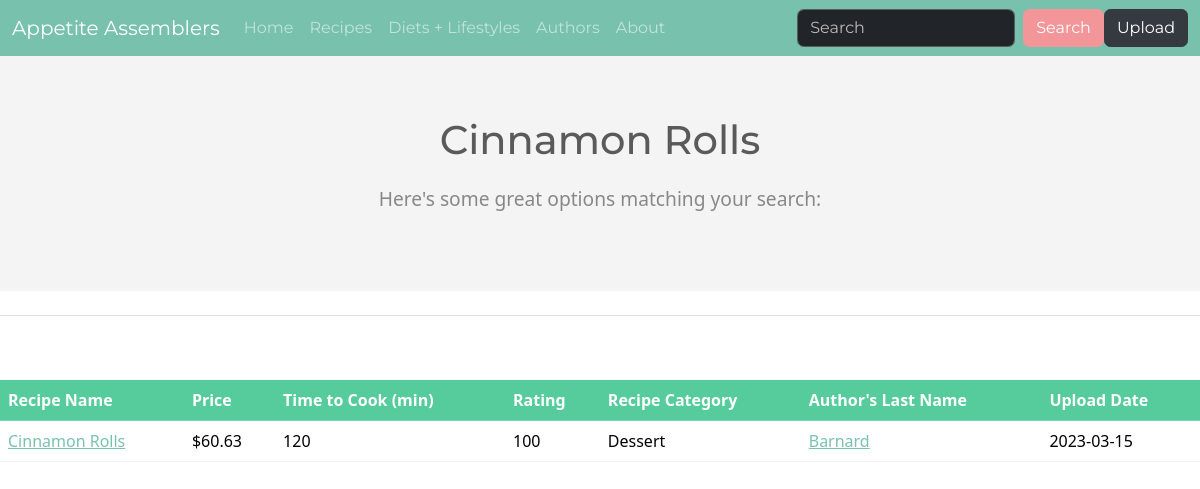
/search.php?s=Cinnamon Rolls, run on the app's committed database.
### tables this page shows
CREATE TABLE RECIPES( 
    Recipe_id           INT             NOT NULL, 
    Recipe_name         VARCHAR(50)     NOT NULL, 
    Recipe_category     VARCHAR(50), 
    Recipe_price        DECIMAL(10,2)   DEFAULT 0.00 NOT NULL, 
    Recipe_author       INT            NOT NULL, 
    Recipe_rating       INT             DEFAULT 100 NOT NULL, 
    Recipe_mintocook    INT             DEFAULT 0 NOT NULL, 
    Recipe_uploaddate   DATE            NOT NULL, 
    PRIMARY KEY (Recipe_id), 
    CONSTRAINT CheckRecipePrice CHECK (Recipe_price  >= 0.00), 
    CONSTRAINT CheckRatingRange CHECK  (Recipe_rating  >= 0 AND Recipe_rating <= 100), 
    CONSTRAINT CheckMinToCook CHECK (Recipe_mintocook >= 0), 
    FOREIGN KEY (Recipe_author) REFERENCES USERS(User_id) 
        ON DELETE CASCADE 
        ON UPDATE CASCADE 
);

CREATE TABLE USERS( 
    User_id             INT             NOT NULL, 
    User_fname          VARCHAR(50)     NOT NULL, 
    User_lname          VARCHAR(50)     NOT NULL, 
    User_email          VARCHAR(255)    UNIQUE NOT NULL, 
    User_joindate       DATE            NOT NULL, 
    PRIMARY KEY (User_id) 
);

### search.php (the view, shortened to what this page needs)
<!DOCTYPE html>
<html lang="en">
    <head>
        <link rel="stylesheet" href="bootstrap.min.css">
    </head>
    <body>
        <nav class="navbar navbar-expand-lg bg-primary" data-bs-theme="dark">
            <div class="container-fluid">
                <a class="navbar-brand" href="index.php">Appetite Assemblers</a>
                <div class="collapse navbar-collapse" id="navbarColor01">
                    <ul class="navbar-nav me-auto">
                        <li class="nav-item">
                            <a class="nav-link" href="index.php">Home</a>
                        </li>
                        <li class="nav-item">
                            <a class="nav-link" href="recipes.php">Recipes</a>
                        </li>
                        <li class="nav-item">
                            <a class="nav-link" href="restrictions.php">Diets + Lifestyles</a>
                        </li>
                        <li class="nav-item">
                            <a class="nav-link" href="authors.php">Authors</a>
                        </li>
                        <li class="nav-item">
                            <a class="nav-link" href="about.php">About</a>
                        </li>
                    </ul>
                    <form class="d-flex" action="search.php" method="get">
                        <input class="form-control me-sm-2" type="search" name="s" placeholder="Search">
                        <button class="btn btn-secondary my-2 my-sm-0" type="submit">Search</button>
                    </form>
                    <button class="btn btn-dark my-2 my-sm-0" onclick="window.location.href = 'upload.php';">Upload</button>
                </div>
            </div>
        </nav>
        <div class="jumbotron">
            <div class="search-section">
                <div class="search-content">
                    <h1 class="search-title" id="search-title">No Recipes Found with Query</h1>
                    <p class="search-text">
                        Here's some great options matching your search:
                    </p>
                </div>
            </div>
            <hr class="my-4">
            <form method="GET" action="search.php">
                <?php
                $connection = mysqli_connect(DBHOST, DBUSER, DBPASS, DBNAME);
                ?>
                <?php
                if ($_SERVER["REQUEST_METHOD"] == "GET")
                {
                    if (isset($_GET['s']) )
                    {
                ?>
                <p>&nbsp;</p>
                <table class="table table-hover">
                    <thead>
                        <tr class="table-success">
                            <th scope="col">Recipe Name</th>
                            <th scope="col">Price</th>
                            <th scope="col">Time to Cook (min)</th>
                            <th scope="col">Rating</th>
                            <th scope="col">Recipe Category</th>
                            <th scope="col">Author's Last Name</th>
                            <th scope="col">Upload Date</th>
                        </tr>
                    </thead>
                    <?php
                        $sql = "SELECT *
                            FROM RECIPES
                            LEFT JOIN USERS ON Recipe_author = User_id
                            WHERE Recipe_name LIKE '%{$_GET['s']}%'
                            ORDER BY recipe_name ASC";
                        if ($result = mysqli_query($connection, $sql))
                        {
                            while($row = mysqli_fetch_assoc($result))
                            {
                    ?>
                    <tr>
                        <td><a href="ingredients.php?id=<?php echo $row['Recipe_id']; ?>"><?php echo $row['Recipe_name']; ?></a></td>
                        <td><?php echo '$' . $row['Recipe_price'] ?></td>
                        <td><?php echo $row['Recipe_mintocook'] ?></td>
                        <td><?php echo $row['Recipe_rating'] ?></td>
                        <td><?php echo $row['Recipe_category'] ?></td>
                        <td><a href="authors.php?id=<?php echo $row['User_id']; ?>"><?php echo $row['User_lname']; ?></a></td>
                        <td><?php echo $row['Recipe_uploaddate'] ?></td>
                    </tr>
                    <?php
                            }
                        }
                    }
                }
                    ?>
                </table>
            </form>
        </div>
    </body>
</html>

### search.php (style rules this page uses)
.search-section { padding: 60px; text-align: center; background-color: #f4f4f4; }
.search-content { max-width: 800px; margin: auto; }
.search-title { font-size: 2.5em; margin-bottom: 20px; }
.search-text { font-size: 1.2em; line-height: 1.6; }

### data on the page
recipes: Recipe_name "Cinnamon Rolls", Recipe_price "60.63", Recipe_mintocook "120", Recipe_rating "100", Recipe_category "Dessert", Recipe_author.User_lname "Barnard", Recipe_uploaddate "2023-03-15"
